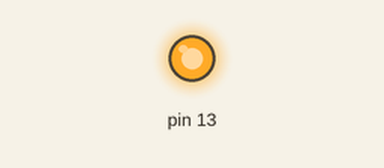
This sketch was run on a simulated Arduino Uno, built with avr-gcc and run on an emulated ATmega328P. Parts: output pins drawn as LEDs (lit = HIGH).

Above: at 2.0 s.
At 5.0 s:
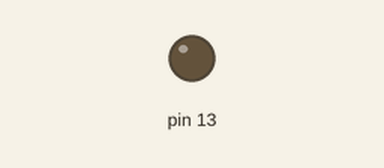
Timing chart, 0 to 7.8 s (numbered marks = the images above):
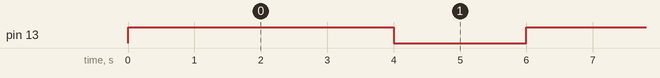

Measured:
- by itself, pin 13: alternates HIGH for 4.0 s and LOW for 2.0 s

The sketch:

BitMathBlink.ino
```cpp
#define PB *((volatile byte*)0x25)
#define DB *((volatile byte*)0x24)


void setup() {
  // put your setup code here, to run once:
DB = DB | (1<<5);
}

void loop() {
  // put your main code here, to run repeatedly:
PB = PB | (1<<5);
delay(4000);
PB = PB &~ (1<<5);
delay(2000);

}
```
